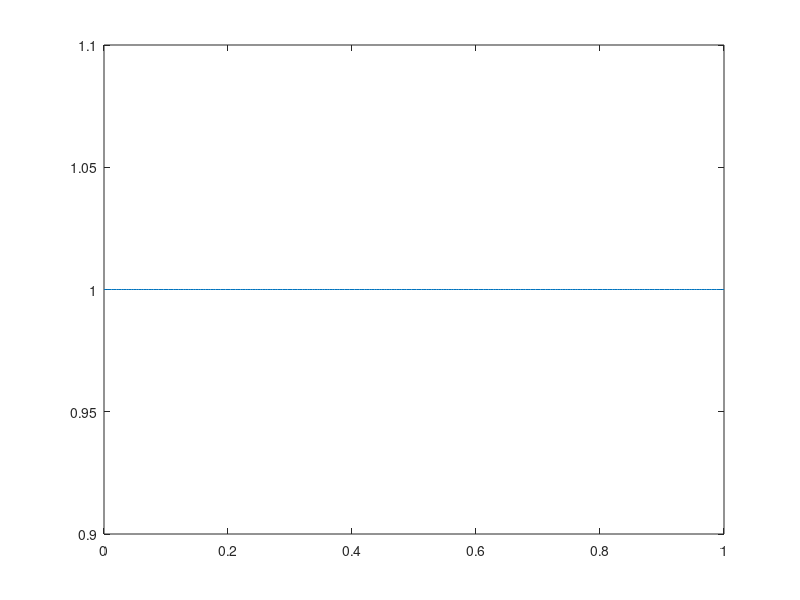

MATLAB code to generate this figure: (Note: this script raises an error after producing the figure.)
x = 0:0.004:1;
oldans(1) = 1;
ans = 0;
for n = 0 : 3
    for k = 0 : n
        coef = factorial(n)/(factorial(n-k) * factorial(k));
        term = coef.* oldans(k+1).* x.^(n-k);
        ans = ans + term;
    end
    plot(x,ans)
    hold on
    oldans(n+2) = ans;
end
hold off
